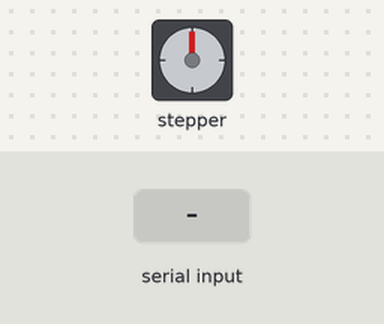
A sketch run on a simulated Arduino Uno, built with avr-gcc and run on an emulated ATmega328P. Shown: stepper motor. The test bench sets the inputs (shaded band). Stepper angles assume 200 steps per turn; what the sketch prints to the serial monitor is not drawn.

Above: at 1.2 s.
1.3 s: "90,45\n" received over Serial
At 3.5 s:
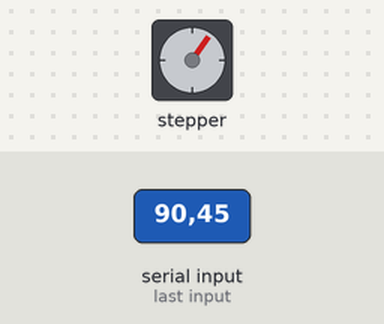
At 6.7 s:
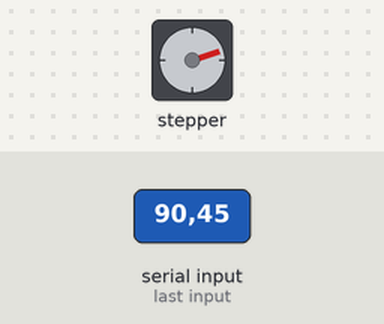
Timing chart, 0 to 19.2 s (numbered marks = the images above; inputs shaded):
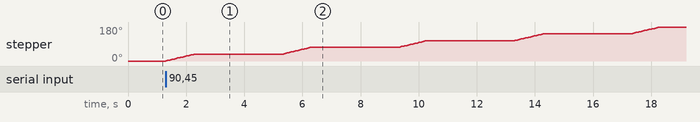

The sketch:

pano_arduino.ino
```cpp
/* Johnny Tran - ECE 118
 * pano_arduino
 */

// Libraries for Motor Shield
#include <Wire.h>
#include <SoftwareSerial.h>
#include <Adafruit_MotorShield.h>
#include "utility/Adafruit_PWMServoDriver.h"

// Creates motor object wi th default I2C addr, 0x60?
Adafruit_MotorShield uno_shield = Adafruit_MotorShield();

// Initialize Stepper obj with 200 step resolution (1.8 deg)
Adafruit_StepperMotor *pano = uno_shield.getStepper(200, 2);

byte command = 0x00;

void setup(){
  //initialize shield. default param  1.6KHz PWM
  Serial.begin(9600); //9600

  Serial.println("waiting to establish serial connection");
  while(!Serial){
  }
  Serial.println("Connected");
  Serial.println("Setting up MotorShield");
  // Initialize MotorShield and StepperMotor objects
  uno_shield.begin();      // default freq 1.6KHz
  pano->setSpeed(6);       // 6 RPM, 1 rev per 10 seconds
}

void loop(){
  if(Serial.available()){
    command = Serial.read();
    if((char)command == 0x4C){                 // CLOCK RIGHT
      Serial.println("command:\trotate right");
      pano->step(10, FORWARD, DOUBLE);
    }
    else if((char)command == 0x52){            // ANTICLOCK LEFT
      Serial.println("command:\trotate left");
      pano->step(10, BACKWARD, DOUBLE);
    }
    else{
      int interval = (int) command - 48; // ASCII values
      Serial.print("command:\t");
      Serial.print(interval);
      Serial.println(" intervals");
      for(int i = 0; i < interval; i++){
        Serial.print(i);
        pano->step(20, FORWARD, DOUBLE);
        delay(1000);    // delay 3 seconds
        Serial.print("X");
        delay(2000);
      }
      Serial.println("Z");                // signal end of serial stream
      Serial.println("Done with panorama");
    }
    command = -1;
  }
}
```

Measured:
- after the input at 1.3 s, stepper: turns 36° clockwise in 0.95 s, repeating every 4.0 s
